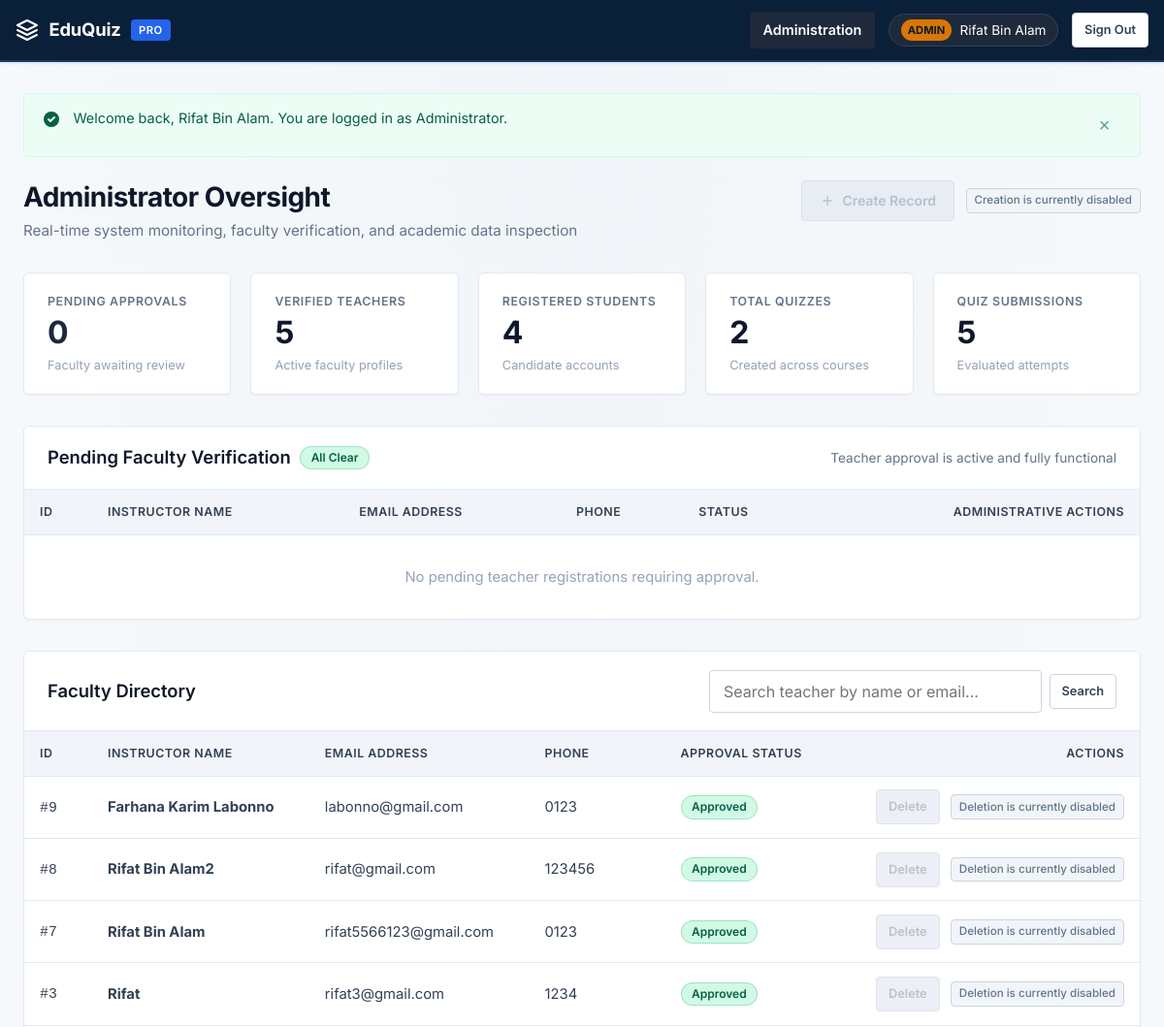
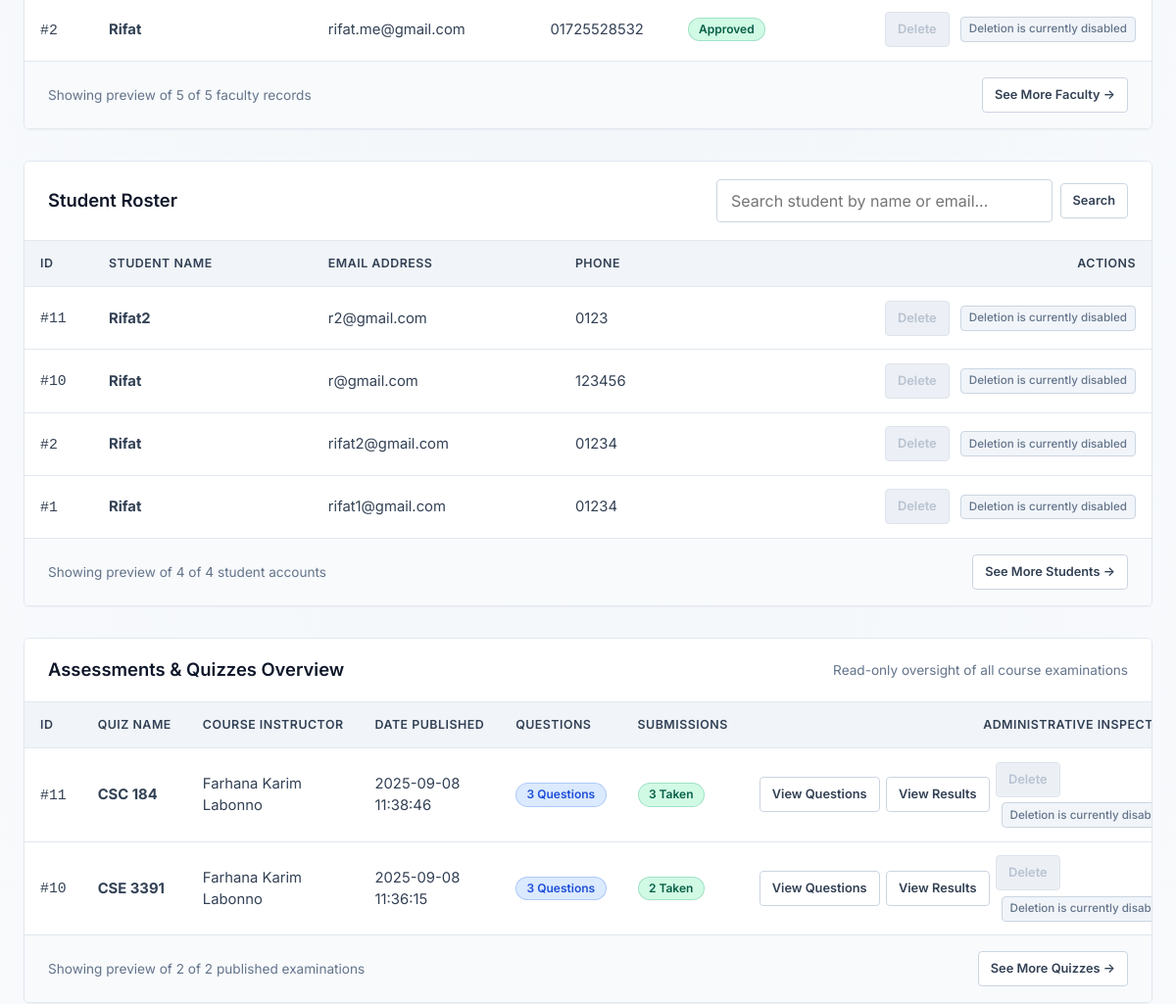
The app's page /admin_dashboard.php (signed in, upper part), older data (2 pictures, top to bottom).
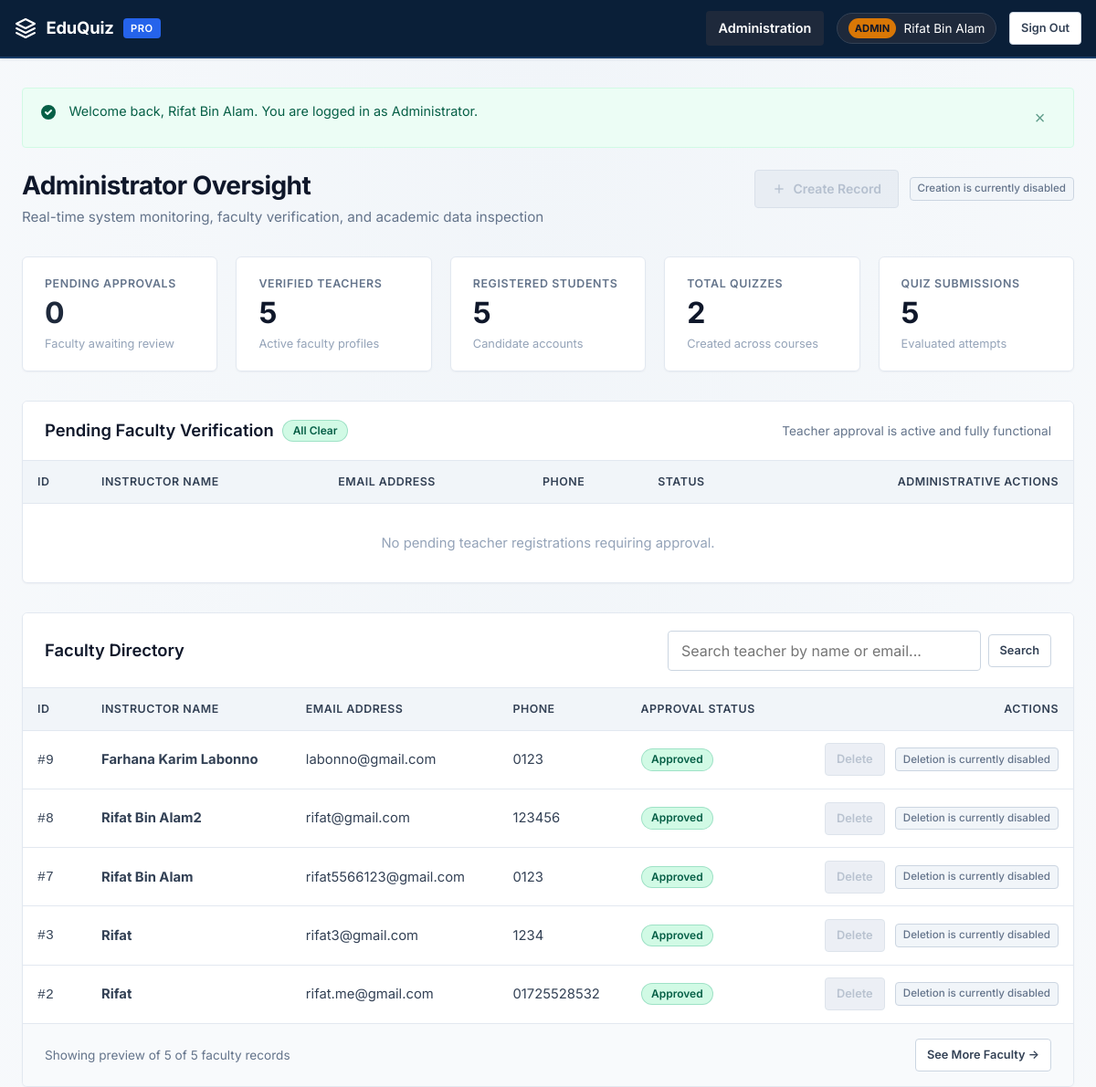
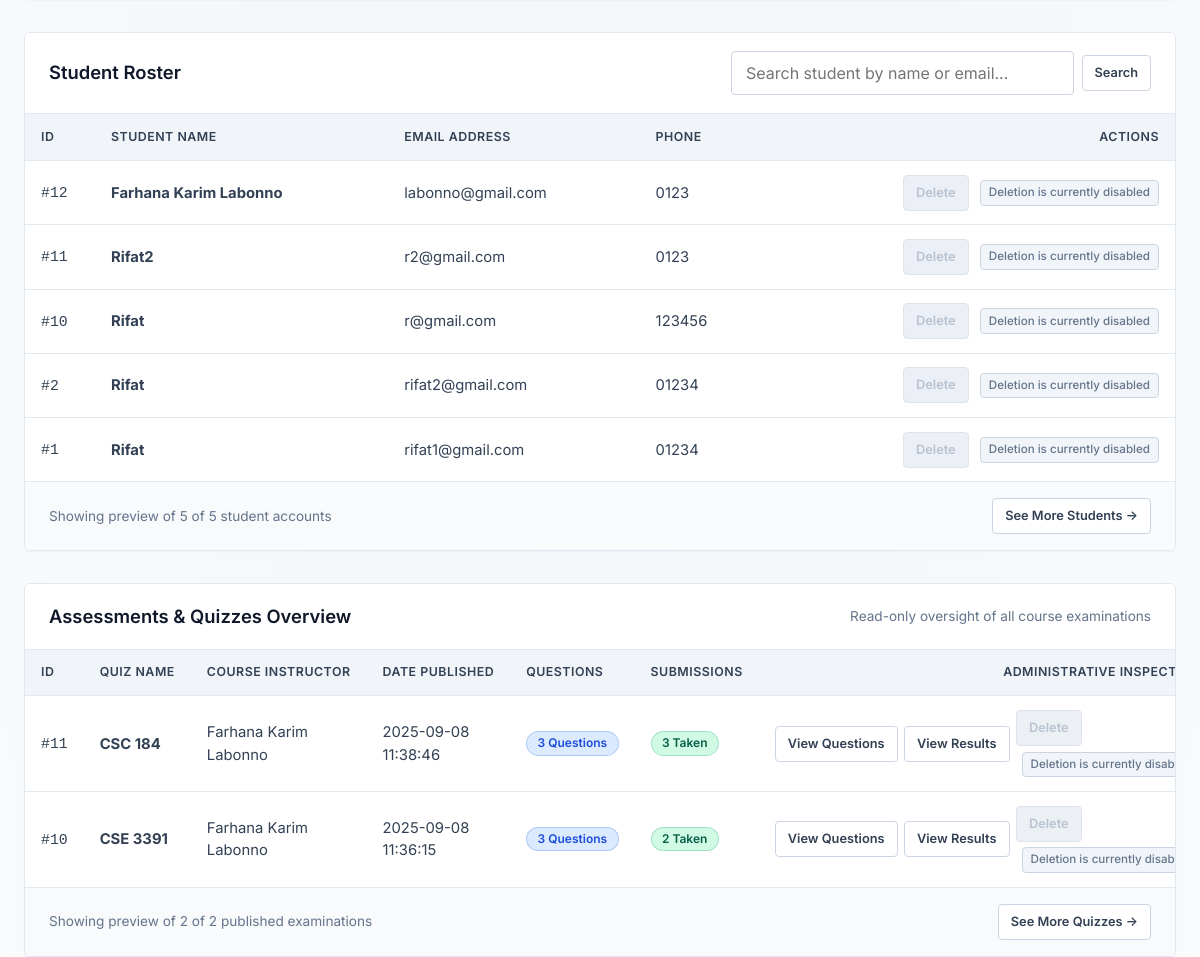
The same page, newer data (2 pictures, top to bottom).
### tables this page shows
CREATE TABLE `teacher` (
  `teacher_id` int(11) NOT NULL,
  `t_name` varchar(100) NOT NULL,
  `email` varchar(100) NOT NULL,
  `password` varchar(100) NOT NULL,
  `phone_no` varchar(20) DEFAULT NULL,
  `status` enum('pending','approved') DEFAULT 'pending'
);

CREATE TABLE `student` (
  `student_id` int(11) NOT NULL,
  `s_name` varchar(100) NOT NULL,
  `email` varchar(100) NOT NULL,
  `password` varchar(100) NOT NULL,
  `phone_no` varchar(20) DEFAULT NULL
);

CREATE TABLE `quiz` (
  `quiz_id` int(11) NOT NULL,
  `teacher_id` int(11) NOT NULL,
  `quiz_name` varchar(200) NOT NULL,
  `date_created` datetime DEFAULT current_timestamp()
);

### includes/security.php (called while the page is built, shortened)
<?php
require_once __DIR__ . '/auth.php';
function e(?string $string): string {
    return htmlspecialchars((string)($string ?? ''), ENT_QUOTES, 'UTF-8');
}

### admin_dashboard.php (the view, shortened to what the changed rows need)
<?php
require_once __DIR__ . '/includes/db.php';
require_once __DIR__ . '/includes/auth.php';
require_once __DIR__ . '/includes/security.php';
$count_students = 0;
if ($res = $conn->query("SELECT COUNT(*) AS total FROM student")) {
    $count_students = (int)($res->fetch_assoc()['total'] ?? 0);
}
$teacher_search = trim($_GET['teacher_search'] ?? '');
$student_search = trim($_GET['student_search'] ?? '');
$all_teachers = [];
if (!empty($teacher_search)) {
    $stmt = $conn->prepare("SELECT teacher_id, t_name, email, phone_no, status FROM teacher WHERE t_name LIKE ? OR email LIKE ? ORDER BY teacher_id DESC LIMIT 5");
    $param = '%' . $teacher_search . '%';
    $stmt->bind_param("ss", $param, $param);
    $stmt->execute();
    $t_res = $stmt->get_result();
    while ($row = $t_res->fetch_assoc()) {
        $all_teachers[] = $row;
    }
    $stmt->close();
} else {
    $t_res = $conn->query("SELECT teacher_id, t_name, email, phone_no, status FROM teacher ORDER BY teacher_id DESC LIMIT 5");
    if ($t_res) {
        while ($row = $t_res->fetch_assoc()) {
            $all_teachers[] = $row;
        }
    }
}
$all_students = [];
if (!empty($student_search)) {
    $stmt = $conn->prepare("SELECT student_id, s_name, email, phone_no FROM student WHERE s_name LIKE ? OR email LIKE ? ORDER BY student_id DESC LIMIT 5");
    $param = '%' . $student_search . '%';
    $stmt->bind_param("ss", $param, $param);
    $stmt->execute();
    $s_res = $stmt->get_result();
    while ($row = $s_res->fetch_assoc()) {
        $all_students[] = $row;
    }
    $stmt->close();
} else {
    $s_res = $conn->query("SELECT student_id, s_name, email, phone_no FROM student ORDER BY student_id DESC LIMIT 5");
    if ($s_res) {
        while ($row = $s_res->fetch_assoc()) {
            $all_students[] = $row;
        }
    }
}
$all_quizzes = [];
$q_sql = "SELECT q.quiz_id, q.quiz_name, q.date_created, t.t_name,
          (SELECT COUNT(*) FROM question WHERE quiz_id = q.quiz_id) AS total_questions,
          (SELECT COUNT(*) FROM score WHERE quiz_id = q.quiz_id) AS total_attempts
          FROM quiz q
          LEFT JOIN teacher t ON q.teacher_id = t.teacher_id
          ORDER BY q.quiz_id DESC
          LIMIT 5";
if ($q_res = $conn->query($q_sql)) {
    while ($row = $q_res->fetch_assoc()) {
        $all_quizzes[] = $row;
    }
}
require_once __DIR__ . '/includes/header.php';
?>
<div class="page-header">
    <div>
        <h1 class="page-title">Administrator Oversight</h1>
    </div>
</div>
<div class="stats-grid">
    <div class="stat-card">
        <div class="stat-label">Registered Students</div>
        <div class="stat-value"><?php echo $count_students; ?></div>
        <div class="stat-subtext">Candidate accounts</div>
    </div>
</div>
<div class="card" id="pending-teachers-section">
    <div class="card-header">
        <div style="display:flex;align-items:center;gap:0.6rem;">
            <h2 class="card-title">Pending Faculty Verification</h2>
        </div>
    </div>
    <div class="card-body" style="padding:0;">
        <div class="table-responsive">
            <table class="data-table">
                <thead>
                    <tr>
                        <th style="width:70px;">ID</th>
                        <th>Instructor Name</th>
                        <th>Email Address</th>
                        <th>Phone</th>
                        <th>Status</th>
                        <th style="text-align:right;">Administrative Actions</th>
                    </tr>
                </thead>
            </table>
        </div>
    </div>
</div>
<div class="card">
    <div class="card-header">
        <h2 class="card-title">Faculty Directory</h2>
    </div>
    <div class="card-body" style="padding:0;">
        <div class="table-responsive">
            <table class="data-table">
                <thead>
                    <tr>
                        <th style="width:70px;">ID</th>
                        <th>Instructor Name</th>
                        <th>Email Address</th>
                        <th>Phone</th>
                        <th>Approval Status</th>
                        <th style="text-align:right;">Actions</th>
                    </tr>
                </thead>
                <tbody>
                    <?php if (empty($all_teachers)): ?>
                        <tr>
                            <td colspan="6" style="text-align:center;padding:2rem;color:var(--slate-400);">
                                No teacher accounts matching query.
                            </td>
                        </tr>
                    <?php else: ?>
                        <?php foreach ($all_teachers as $teacher): ?>
                            <tr>
                                <td><code>#<?php echo e($teacher['teacher_id']); ?></code></td>
                                <td><strong><?php echo e($teacher['t_name']); ?></strong></td>
                                <td><?php echo e($teacher['email']); ?></td>
                                <td><?php echo e($teacher['phone_no']); ?></td>
                                <td>
                                    <?php if ($teacher['status'] === 'approved'): ?>
                                        <span class="badge badge-approved">Approved</span>
                                    <?php else: ?>
                                        <span class="badge badge-pending">Pending</span>
                                    <?php endif; ?>
                                </td>
                                <td style="text-align:right;">
                                    <div class="action-disabled-group">
                                        <button type="button" class="btn btn-danger btn-sm btn-disabled" disabled aria-disabled="true" title="Deletion is currently disabled">
                                            Delete
                                        </button>
                                        <span class="badge-disabled">Deletion is currently disabled</span>
                                    </div>
                                </td>
                            </tr>
                        <?php endforeach; ?>
                    <?php endif; ?>
                </tbody>
            </table>
        </div>
    </div>
</div>
<div class="card">
    <div class="card-header">
        <h2 class="card-title">Student Roster</h2>
    </div>
    <div class="card-body" style="padding:0;">
        <div class="table-responsive">
            <table class="data-table">
                <thead>
                    <tr>
                        <th style="width:70px;">ID</th>
                        <th>Student Name</th>
                        <th>Email Address</th>
                        <th>Phone</th>
                        <th style="text-align:right;">Actions</th>
                    </tr>
                </thead>
                <tbody>
                    <?php if (empty($all_students)): ?>
                        <tr>
                            <td colspan="5" style="text-align:center;padding:2rem;color:var(--slate-400);">
                                No student records matching query.
                            </td>
                        </tr>
                    <?php else: ?>
                        <?php foreach ($all_students as $student): ?>
                            <tr>
                                <td><code>#<?php echo e($student['student_id']); ?></code></td>
                                <td><strong><?php echo e($student['s_name']); ?></strong></td>
                                <td><?php echo e($student['email']); ?></td>
                                <td><?php echo e($student['phone_no']); ?></td>
                                <td style="text-align:right;">
                                    <div class="action-disabled-group">
                                        <button type="button" class="btn btn-danger btn-sm btn-disabled" disabled aria-disabled="true" title="Deletion is currently disabled">
                                            Delete
                                        </button>
                                        <span class="badge-disabled">Deletion is currently disabled</span>
                                    </div>
                                </td>
                            </tr>
                        <?php endforeach; ?>
                    <?php endif; ?>
                </tbody>
            </table>
        </div>
    </div>
    <div class="card-footer" style="display:flex;justify-content:space-between;align-items:center;flex-wrap:wrap;gap:0.75rem;">
        <span style="font-size:0.85rem;color:var(--slate-500);">Showing preview of <?php echo count($all_students); ?> of <?php echo $count_students; ?> student accounts</span>
        <a href="admin_students.php<?php echo !empty($student_search) ? '?student_search=' . urlencode($student_search) : ''; ?>" class="btn btn-outline btn-sm">See More Students &rarr;</a>
    </div>
</div>
<div class="card">
    <div class="card-header">
        <h2 class="card-title">Assessments &amp; Quizzes Overview</h2>
    </div>
    <div class="card-body" style="padding:0;">
        <div class="table-responsive">
            <table class="data-table">
                <thead>
                    <tr>
                        <th style="width:70px;">ID</th>
                        <th>Quiz Name</th>
                        <th>Course Instructor</th>
                        <th>Date Published</th>
                        <th>Questions</th>
                        <th>Submissions</th>
                        <th style="text-align:right;">Administrative Inspection</th>
                    </tr>
                </thead>
                <tbody>
                    <?php if (empty($all_quizzes)): ?>
                        <tr>
                            <td colspan="7" style="text-align:center;padding:2rem;color:var(--slate-400);">
                                No quizzes created in the system yet.
                            </td>
                        </tr>
                    <?php else: ?>
                        <?php foreach ($all_quizzes as $quiz): ?>
                            <tr>
                                <td><code>#<?php echo e($quiz['quiz_id']); ?></code></td>
                                <td><strong><?php echo e($quiz['quiz_name']); ?></strong></td>
                                <td><?php echo e($quiz['t_name'] ?? 'Unassigned'); ?></td>
                                <td><?php echo e($quiz['date_created']); ?></td>
                                <td><span class="badge badge-info"><?php echo e($quiz['total_questions']); ?> Questions</span></td>
                                <td><span class="badge badge-success"><?php echo e($quiz['total_attempts']); ?> Taken</span></td>
                                <td style="text-align:right;">
                                    <div style="display:inline-flex;gap:0.4rem;align-items:center;">
                                        <a href="view_quiz.php?qid=<?php echo e($quiz['quiz_id']); ?>" class="btn btn-outline btn-sm">
                                            View Questions
                                        </a>
                                        <a href="view_results.php?qid=<?php echo e($quiz['quiz_id']); ?>" class="btn btn-outline btn-sm">
                                            View Results
                                        </a>
                                        <div class="action-disabled-group">
                                            <button type="button" class="btn btn-danger btn-sm btn-disabled" disabled aria-disabled="true" title="Deletion is currently disabled">
                                                Delete
                                            </button>
                                            <span class="badge-disabled">Deletion is currently disabled</span>
                                        </div>
                                    </div>
                                </td>
                            </tr>
                        <?php endforeach; ?>
                    <?php endif; ?>
                </tbody>
            </table>
        </div>
    </div>
</div>
<?php require_once __DIR__ . '/includes/footer.php'; ?>

### includes/auth.php (shortened to what the changed rows need)
<?php
function get_flash_messages(): array {
    $messages = $_SESSION['flash_messages'] ?? [];
    return $messages;
}
function render_flash_messages(): string {
    $messages = get_flash_messages();
    $html = '<div class="flash-messages-container" aria-live="polite">';
    foreach ($messages as $msg) {
        $type = htmlspecialchars($msg['type'], ENT_QUOTES, 'UTF-8');
        $text = htmlspecialchars($msg['message'], ENT_QUOTES, 'UTF-8');
        $icon = '';
        if ($type === 'success') {
            $icon = '<svg width="20" height="20" viewBox="0 0 20 20" fill="currentColor"><path fill-rule="evenodd" d="M10 18a8 8 0 100-16 8 8 0 000 16zm3.707-9.293a1 1 0 00-1.414-1.414L9 10.586 7.707 9.293a1 1 0 00-1.414 1.414l2 2a1 1 0 001.414 0l4-4z" clip-rule="evenodd"/></svg>';
        } else {
            $icon = '<svg width="20" height="20" viewBox="0 0 20 20" fill="currentColor"><path fill-rule="evenodd" d="M18 10a8 8 0 11-16 0 8 8 0 0116 0zm-7-4a1 1 0 11-2 0 1 1 0 012 0zM9 9a1 1 0 000 2v3a1 1 0 001 1h1a1 1 0 100-2v-3a1 1 0 00-1-1H9z" clip-rule="evenodd"/></svg>';
        }
        $html .= '<div class="alert alert-' . $type . '" role="alert">';
        $html .= '<div class="alert-icon">' . $icon . '</div>';
        $html .= '<div class="alert-content">' . $text . '</div>';
        $html .= '<button type="button" class="alert-close" onclick="this.parentElement.remove()" aria-label="Close notification">&times;</button>';
        $html .= '</div>';
    }
    $html .= '</div>';
    return $html;
}

Row changes from the older to the newer data that the page shows:
added student: student_id "12", s_name "Farhana Karim Labonno", email "labonno@gmail.com", phone_no "0123"
Text that changed along with them:
$count_students: "4" → "5"
count($all_students): "4" → "5"
